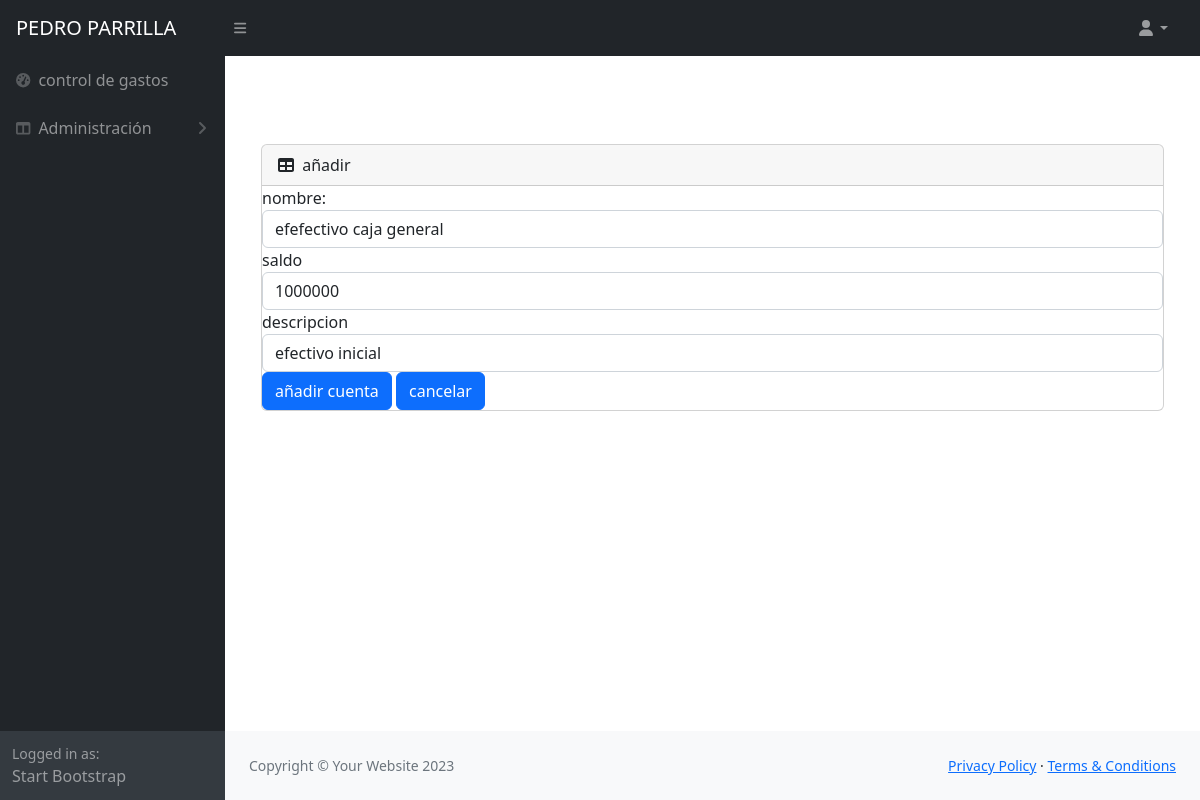
/montos/cuenta/actualizar/37 (signed in), run on the app's committed database.
### montos/models.py (models this page shows, shortened)
class Cuenta(models.Model):
    nombre = models.CharField(max_length=100)
    saldo = models.DecimalField(max_digits=100, decimal_places=0, default=0)
    descripcion = models.CharField(max_length=500)

### montos/views.py (the view, shortened to what this page needs)
# urls.py: path('cuenta/actualizar/<int:pk>', login_required(CuentaUpdateView.as_view(template_name="cuenta/crear.html")), name="editarcuenta"),
class CuentaUpdateView(SuccessMessageMixin,UpdateView):
    model = Cuenta
    form = Cuenta
    fields = "__all__"
    success_message = "la cuenta ha sido actualizada correctamente"

### templates/cuenta/crear.html (shortened to what this page needs)
{% load static %}
{% load widget_tweaks %}
<!DOCTYPE html>
<html lang="en">
  <head>
    {% include "head.html" %}
  </head>
<body class="sb-nav-fixed">
  {% include "nav.html" %}
  <div id="layoutSidenav">
      <div id="layoutSidenav_nav">
          <nav class="sb-sidenav accordion sb-sidenav-dark" id="sidenavAccordion">
              <div class="sb-sidenav-menu">
                  <div class="nav">
                      <a class="nav-link" href="{% url 'montos:index' %}">
                          <div class="sb-nav-link-icon"><i class="fas fa-tachometer-alt"></i></div>
                          control de gastos
                      </a>
                      <a class="nav-link collapsed" href="#" data-bs-toggle="collapse" data-bs-target="#collapseLayouts" aria-expanded="false" aria-controls="collapseLayouts">
                          <div class="sb-nav-link-icon"><i class="fas fa-columns"></i></div>
                          Administración
                          <div class="sb-sidenav-collapse-arrow"><i class="fas fa-angle-down"></i></div>
                      </a>
                  </div>
              </div>
              <div class="sb-sidenav-footer">
                  <div class="small">Logged in as:</div>
                  Start Bootstrap
              </div>
          </nav>
      </div>
      <div id="layoutSidenav_content">
          <main>
              <div class="container-fluid px-4">
                <div class="container mt-5">
                  <br></p>
                  <div class="card mb-4">
                      <div class="card-header">
                          <i class="fas fa-table me-1"></i>
                          añadir
                      </div>
                      <form method="post">
                        <div class="form-group">
                            <label for="fecha">nombre:</label>
                            {% render_field form.nombre class="form-control" %}
                        </div>
                        <div class="form-group">
                            <label for="motivo">saldo</label>
                            {% render_field form.saldo class="form-control" %}
                        </div>
                        <div class="form-group">
                            <label for="monto">descripcion</label>
                            {% render_field form.descripcion class="form-control" %}
                        </div>
                        <button type="submit" class="btn btn-primary">añadir cuenta</button>
                        <a href="./" type="submit" class="btn btn-primary">cancelar</a>
                    </form>
                  </div>
              </div>
          </main>
          <footer class="py-4 bg-light mt-auto">
              <div class="container-fluid px-4">
                  <div class="d-flex align-items-center justify-content-between small">
                      <div class="text-muted">Copyright &copy; Your Website 2023</div>
                      <div>
                          <a href="#">Privacy Policy</a>
                          &middot;
                          <a href="#">Terms &amp; Conditions</a>
                      </div>
                  </div>
              </div>
          </footer>
      </div>
  </div>
</body>
</html>

### data on the page
Cuenta: nombre "efefectivo caja general", saldo "1000000", descripcion "efectivo inicial"
